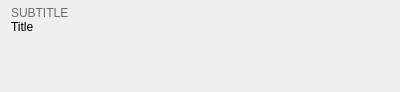
<?xml version="1.0" encoding="UTF-8"?>
<ui version="4.0">
 <class>TitleBar</class>
 <widget class="QWidget" name="TitleBar">
  <property name="geometry">
   <rect>
    <x>0</x>
    <y>0</y>
    <width>400</width>
    <height>92</height>
   </rect>
  </property>
  <property name="sizePolicy">
   <sizepolicy hsizetype="Preferred" vsizetype="Minimum">
    <horstretch>0</horstretch>
    <verstretch>0</verstretch>
   </sizepolicy>
  </property>
  <layout class="QGridLayout" name="gridLayout">
   <property name="topMargin">
    <number>0</number>
   </property>
   <property name="rightMargin">
    <number>4</number>
   </property>
   <property name="bottomMargin">
    <number>0</number>
   </property>
   <property name="spacing">
    <number>0</number>
   </property>
   <item row="3" column="1">
    <spacer name="horizontalSpacer_3">
     <property name="orientation">
      <enum>Qt::Horizontal</enum>
     </property>
     <property name="sizeHint" stdset="0">
      <size>
       <width>40</width>
       <height>20</height>
      </size>
     </property>
    </spacer>
   </item>
   <item row="0" column="1" colspan="2">
    <layout class="QHBoxLayout" name="top">
     <item>
      <spacer name="horizontalSpacer">
       <property name="orientation">
        <enum>Qt::Horizontal</enum>
       </property>
       <property name="sizeHint" stdset="0">
        <size>
         <width>40</width>
         <height>10</height>
        </size>
       </property>
      </spacer>
     </item>
    </layout>
   </item>
   <item row="0" column="0">
    <widget class="QLabel" name="lSubtitle">
     <property name="minimumSize">
      <size>
       <width>0</width>
       <height>20</height>
      </size>
     </property>
     <property name="maximumSize">
      <size>
       <width>16777215</width>
       <height>20</height>
      </size>
     </property>
     <property name="styleSheet">
      <string notr="true">color: rgb(110, 110, 110);</string>
     </property>
     <property name="text">
      <string>SUBTITLE</string>
     </property>
     <property name="alignment">
      <set>Qt::AlignBottom|Qt::AlignLeading|Qt::AlignLeft</set>
     </property>
    </widget>
   </item>
   <item row="5" column="0" colspan="3">
    <spacer name="verticalSpacer_2">
     <property name="orientation">
      <enum>Qt::Vertical</enum>
     </property>
     <property name="sizeType">
      <enum>QSizePolicy::Fixed</enum>
     </property>
     <property name="sizeHint" stdset="0">
      <size>
       <width>20</width>
       <height>15</height>
      </size>
     </property>
    </spacer>
   </item>
   <item row="1" column="0" rowspan="3">
    <widget class="QLabel" name="lTitle">
     <property name="styleSheet">
      <string notr="true">margin-top: -2px</string>
     </property>
     <property name="text">
      <string>Title</string>
     </property>
     <property name="alignment">
      <set>Qt::AlignLeading|Qt::AlignLeft|Qt::AlignTop</set>
     </property>
    </widget>
   </item>
   <item row="2" column="1" colspan="2">
    <spacer name="verticalSpacer">
     <property name="orientation">
      <enum>Qt::Vertical</enum>
     </property>
     <property name="sizeType">
      <enum>QSizePolicy::Fixed</enum>
     </property>
     <property name="sizeHint" stdset="0">
      <size>
       <width>20</width>
       <height>35</height>
      </size>
     </property>
    </spacer>
   </item>
   <item row="3" column="2">
    <layout class="QHBoxLayout" name="btnLayout">
     <property name="rightMargin">
      <number>20</number>
     </property>
    </layout>
   </item>
  </layout>
 </widget>
 <resources/>
 <connections/>
</ui>
